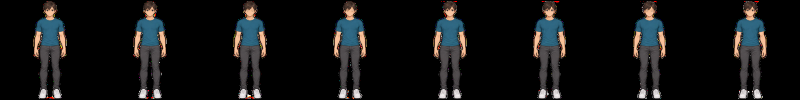
#> input picture stick_engine/assets/idle.png, 1600 x 200 px (shown at 1/2 size); its folder holds only this picture in this run
$ python -i renderer.py   (imports and definitions only)
#> lines starting #> are read from the running program, lines starting #| are printed output that depends on the picture
### stick_engine/assets.py
"""Catálogo de sprites por acción. Los personajes articulados ya no se cargan."""
from __future__ import annotations

import json
import math
import re
import unicodedata
from pathlib import Path
from PIL import Image
from .utils import ASSETS_DIR

CATEGORIES = ("humanoids", "non-humanoids", "objects")
AUTO_FRAME_SIZES = frozenset({200, 400, 512, 1024})
FRAME_SUFFIX = re.compile(r"^(?P<name>.+)@(?P<w>[1-9]\d*)x(?P<h>[1-9]\d*)$", re.I)
ALIASES = {
    "none": "idle", "stand": "idle", "walk_front": "front_walk",
    "walk_back": "back_walk", "walk_left": "walk", "walk_right": "walk",
    "side_walk": "walk", "speak": "speak_front", "talk": "speak_front",
    "speaking": "speak_front", "turn_around": "turn_arround",
    "shoot": "shooting_a_gun", "point": "side_point", "muerto": "dying",
    "scared": "afraid",
}


class AssetLibrary:
    def __init__(self, root=None):
        self.root = Path(root) if root is not None else ASSETS_DIR
        self.clear_cache()

    # [35 lines left out: functions _type_key, _read_json, _directories, resolve_character, not called in this run]

    def _character_dir(self, name):
        return self._directories()[self.resolve_character(name)]

    def character_types(self):
        return sorted(self._directories())

    # [142 lines left out: functions _animation_map, _sprite_name, _configured_frame_size, _frame_geometry, _action_path, _character_data, not called in this run]

    def is_sprite_sheet(self, character_type):
        self._character_data(character_type)
        return True

    def actions_for(self, character_type):
        return sorted(self._character_data(character_type)["actions"])

    # [73 lines left out: functions action, default_action, closeup_action, _frame_state, sprite_sample, not called in this run]

    def sprite_frame(self, character_type, action_name, t, fps=None, facing="right"):
        return self.sprite_sample(character_type, action_name, t, fps, facing)[0]

    def sprite_frame_size(self, character_type, action_name=None):
        action = self.action(character_type, action_name or self.default_action(character_type))
        return action["frame_width"], action["frame_height"]

    # [15 lines left out: functions background, emotion, not called in this run]

    def backgrounds(self):
        return sorted(p.stem for p in (self.root / "backgrounds").glob("*.png"))

    def emotions(self):
        return sorted(p.stem for p in (self.root / "ui" / "emotions").glob("*.png"))

    # [28 lines left out: functions catalog, compact_catalog, not called in this run]

    def clear_cache(self):
        self._directory_cache = None
        self._character_cache = {}
        self._image_cache = {}
        self._frame_cache = {}
        self._background_cache = {}
        self._emotion_cache = {}
        self._catalog_cache = None

### stick_engine/renderer.py
import math
import subprocess
from pathlib import Path

from PIL import Image, ImageDraw, ImageFont

from .assets import AssetLibrary
from .animation import actor_layout, resolve_facings, sprite_focus_bounds, sprite_sheet_scale
from .utils import parse_color, clamp, smoothstep
from .shots import normalize_shot, prepare_closeup, closeup_sample, portrait_layout, speech_sample


# ============================================================
# RENDER INTERNO
# ============================================================
#
# El video final conserva la resolución pedida por Mini Clip Maker
# (por ejemplo 1080x1920), pero Pillow trabaja internamente al 50%.
# Esto reduce el frame de 2,073,600 píxeles a 518,400 píxeles.
#
# Puedes bajar a 0.40 o 0.35 si quieres todavía más velocidad.
# 0.50 es un buen punto de partida.
# ============================================================

INTERNAL_RENDER_SCALE = 0.35


class StickRenderer:

    def __init__(self):
        self.assets = AssetLibrary()

        self.emoji_font_candidates = [
            Path(r"C:\Windows\Fonts\seguiemj.ttf"),
            Path(r"C:\Windows\Fonts\segoeuiemoji.ttf"),
            Path(r"C:\Windows\Fonts\arial.ttf"),
        ]

        self._emoji_font_cache = {}
        self._tint_cache = {}
        self._encoder_cache = None

    # ============================================================
    # RENDER PRINCIPAL
    # ============================================================

    def render(
        self,
        scene,
        output_path
    ):
        output_width = int(
            scene.get(
                "width",
                1080
            )
        )

        output_height = int(
            scene.get(
                "height",
                1920
            )
        )

        duration = float(
            scene.get(
                "duration",
                5.0
            )
        )

        fps = int(
            scene.get(
                "fps",
                20
            )
        )

        if output_width <= 0:
            raise ValueError(
                "width debe ser mayor a 0"
            )

        if output_height <= 0:
            raise ValueError(
                "height debe ser mayor a 0"
            )

        if duration <= 0:
            raise ValueError(
                "duration debe ser mayor a 0"
            )

        if fps <= 0:
            raise ValueError(
                "fps debe ser mayor a 0"
            )

        # --------------------------------------------------------
        # RESOLUCIÓN INTERNA
        # --------------------------------------------------------

        # En un detalle se conserva resolución nativa para no degradar dos
        # veces los 200 px del sprite antes de ampliar el rostro.
        render_scale = 1.0 if normalize_shot(scene.get("shot"))["target"] != "full_body" else INTERNAL_RENDER_SCALE
        width = self._even(
            max(
                2,
                int(
                    output_width
                    * render_scale
                )
            )
        )

        height = self._even(
            max(
                2,
                int(
                    output_height
                    * render_scale
                )
            )
        )

        # --------------------------------------------------------
        # PERSONAJES
        # --------------------------------------------------------

        characters = list(
            scene.get(
                "characters",
                []
            )
        )

        characters.sort(
            key=lambda c: int(
                c.get(
                    "position",
                    1
                )
            )
        )

        self._validate_positions(
            characters
        )
        characters = resolve_facings(characters)

        # --------------------------------------------------------
        # BACKGROUND
        # --------------------------------------------------------

        background = (
            self.assets
            .background(
                scene["background"]
            )
            .resize(
                (
                    width,
                    height
                ),
                Image.Resampling.LANCZOS
            )
        )

        count = len(
            characters
        )

        scale = self._auto_scale(
            count,
            width,
            height
        )

        slots = self._slot_centers(
            count,
            width
        )

        ground_y = int(
            height * 0.83
        )

        # --------------------------------------------------------
        # PREPARAR PERSONAJES
        # --------------------------------------------------------
        # Cargamos cada action una sola vez por personaje/escena.

        prepared_characters = []

        for index, spec in enumerate(
            characters
        ):
            char_type = spec.get(
                "type",
                "stickman"
            )

            action_name = spec.get(
                "action",
                "idle"
            )

            prepared_characters.append(
                {
                    "index": index,
                    "spec": spec,
                    "char_type": char_type,
                    "action_name": action_name,
                    "action": self.assets.action(
                        char_type,
                        action_name
                    ),
                    "color": parse_color(
                        spec.get(
                            "color",
                            "black"
                        )
                    ),
                }
            )

        shot = normalize_shot(scene.get("shot"))
        shot_character = shot["character"]
        if shot["target"] != "full_body" and not shot_character and prepared_characters:
            shot_character = prepared_characters[0]["spec"].get("id")
        closeup = prepare_closeup(self.assets, prepared_characters, shot, shot_character)

        # --------------------------------------------------------
        # OUTPUT
        # --------------------------------------------------------

        output_path = Path(
            output_path
        )

        output_path.parent.mkdir(
            parents=True,
            exist_ok=True
        )

        encoder, preset = (
            self._video_encoder()
        )

        command = [
            "ffmpeg",
            "-y",
            "-loglevel",
            "error",

            "-f",
            "rawvideo",

            "-pix_fmt",
            "rgba",

            "-s",
            f"{width}x{height}",

            "-r",
            str(fps),

            "-i",
            "-",

            "-an",

            # Pillow trabaja pequeño; FFmpeg escala al tamaño final.
            "-vf",
            (
                f"scale={output_width}:{output_height}:"
                "flags=bilinear"
            ),

            "-c:v",
            encoder,

            "-preset",
            preset,

            "-pix_fmt",
            "yuv420p",

            "-movflags",
            "+faststart",

            str(output_path),
        ]

        proc = subprocess.Popen(
            command,
            stdin=subprocess.PIPE,
            stdout=subprocess.DEVNULL,
            stderr=subprocess.PIPE
        )

        assert proc.stdin is not None

        try:
            total_frames = max(
                1,
                round(
                    duration
                    * fps
                )
            )

            # ====================================================
            # LOOP DE FRAMES
            # ====================================================

            for frame_index in range(
                total_frames
            ):
                t = (
                    frame_index
                    / fps
                )

                frame = background.copy()
                camera_focus = None
                portrait = closeup_sample(self.assets, closeup, t)

                # -----------------------------------------------
                # PERSONAJES
                # -----------------------------------------------

                for prepared in prepared_characters:
                    index, spec = prepared["index"], prepared["spec"]
                    char_type, action = prepared["char_type"], prepared["action"]
                    detail_shot = shot["target"] != "full_body" and spec.get("id") == shot_character
                    sample = speech_sample(self.assets, char_type, prepared["action_name"], spec, t)
                    frame_size = sample[0].size
                    x, y, aw, ah, actor_scale = actor_layout(
                        spec, action, t, width, height, duration, slots[index], ground_y, scale, frame_size,
                    )
                    actor, focus_bounds = self._render_character(
                        char_type, prepared["action_name"], prepared["color"], t, actor_scale,
                        action=action, facing=spec["facing"],
                        focus_parts=shot["target"] if detail_shot else None,
                        return_focus_bounds=True,
                        sample=sample,
                    )
                    x, y = round(x), round(y)
                    if detail_shot and focus_bounds:
                        left, top, right, bottom = focus_bounds
                        zoom = clamp(min(width * 0.78 / max(1, right-left), height * 0.58 / max(1, bottom-top)), 1, 5)
                        camera_focus = (x + (left+right)/2, y + (top+bottom)/2, zoom)
                    replaced = portrait is not None and prepared is closeup["target"]
                    if not replaced:
                        frame.alpha_composite(actor, (x, y))
                    if spec.get("emotion") and not replaced:
                        self._draw_emotion(
                            frame=frame, emotion_name=str(spec["emotion"]), actor_x=x, actor_y=y,
                            actor_width=actor.width, actor_scale=actor_scale, frame_width=width,
                        )

                # -----------------------------------------------
                # OBJETOS / EMOJIS
                # -----------------------------------------------

                for obj in scene.get(
                    "objects",
                    []
                ):
                    object_type = (
                        obj.get(
                            "type",
                            ""
                        )
                    ).lower()

                    if object_type == "emoji":
                        self._draw_emoji_object(
                            frame=frame,
                            obj=obj,
                            t=t,
                            width=width,
                            height=height,
                            scene_duration=duration
                        )

                if camera_focus:
                    center_x, center_y, zoom = camera_focus
                    crop_width = width / zoom
                    crop_height = height / zoom
                    center_x = clamp(
                        center_x,
                        crop_width / 2.0,
                        width - crop_width / 2.0,
                    )
                    center_y = clamp(
                        center_y,
                        crop_height / 2.0,
                        height - crop_height / 2.0,
                    )
                    frame = frame.crop((
                        center_x - crop_width / 2.0,
                        center_y - crop_height / 2.0,
                        center_x + crop_width / 2.0,
                        center_y + crop_height / 2.0,
                    )).resize(
                        (width, height),
                        Image.Resampling.LANCZOS,
                    )

                if portrait is not None:
                    image, _ = portrait
                    spec = closeup["target"]["spec"]
                    x, y, w, h = portrait_layout(image, width, height, spec.get("scale", 1))
                    image = image.resize((max(1, round(w)), max(1, round(h))), Image.Resampling.LANCZOS)
                    frame.alpha_composite(image, (round(x), round(y)))
                    if spec.get("emotion"):
                        self._draw_emotion(frame, str(spec["emotion"]), x, y, w, w / 454.0, width)

                proc.stdin.write(
                    frame.tobytes()
                )

            proc.stdin.close()

            stderr = (
                proc.stderr
                .read()
                .decode(
                    "utf-8",
                    errors="replace"
                )
            )

            code = proc.wait()

            if code != 0:
                raise RuntimeError(
                    "FFmpeg falló:\n"
                    + stderr
                )

        except Exception:
            if (
                proc.stdin
                and
                not proc.stdin.closed
            ):
                proc.stdin.close()

            proc.kill()
            proc.wait()
            raise

        return output_path

    # ============================================================
    # ENCODER
    # ============================================================

    # [607 lines left out: functions _video_encoder, _even, _emoji_font, _draw_emoji_object, _draw_emotion, _movement_x and 4 more, not called in this run]

    # ============================================================
    # TINT CACHE
    # ============================================================

>>> import cv2
>>> picture = cv2.imread('assets/idle.png', cv2.IMREAD_GRAYSCALE)
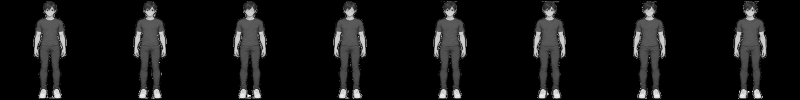
#> picture: shape (200, 1600) (shown at 1/2 size); min 0, max 255, mean 19.4
>>> result = StickRenderer().render(picture, 'out.png')
#> (the run stopped early here; a loop or call above may not have finished)
